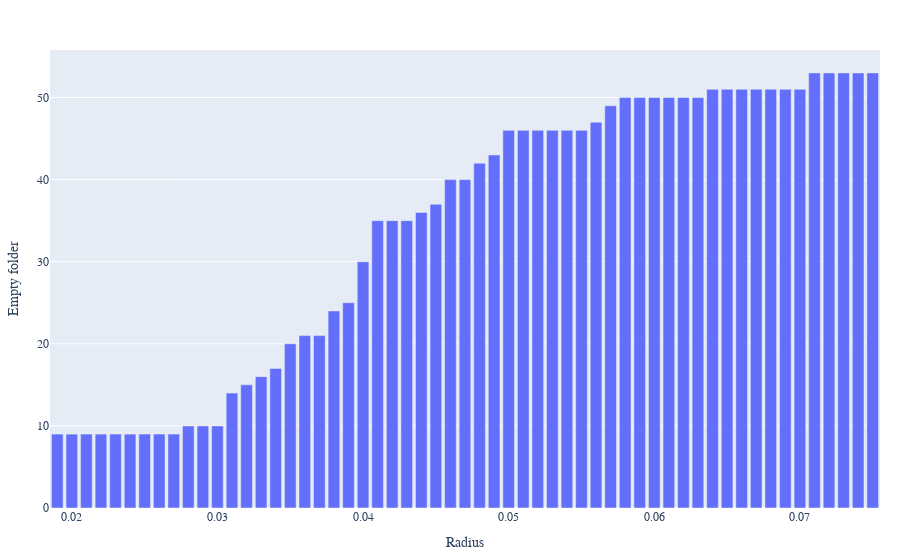

The cell this chart's notebook holds for it:
### Code cell
optimizer.plot_bar_with_latex_font(radius_amount_empty_df, folder_results_iter_type, litype)

### Figure 1 — Plotly figure (JSON) as saved in the notebook; plotly's stock layout.template omitted (floating-point values rounded to 4 significant figures)
{"data": [{"alignmentgroup": "True", "hovertemplate": "radius_type1=%{x}<br>amount_empty=%{y}<extra></extra>", "legendgroup": "", "marker": {"color": "#636efa", "pattern": {"shape": ""}}, "name": "", "offsetgroup": "", "orientation": "v", "showlegend": false, "textposition": "auto", "type": "bar", "x": [0.075, 0.074, 0.073, 0.072, 0.071, 0.07, 0.069, 0.068, 0.067, 0.066, 0.065, 0.064, 0.063, 0.062, 0.061, 0.06, 0.059, 0.058, 0.057, 0.056, 0.055, 0.054, 0.053, 0.052, 0.051, 0.05, 0.049, 0.048, 0.047, 0.046, 0.045, 0.044, 0.043, 0.042, 0.041, 0.04, 0.039, 0.038, 0.037, 0.036, 0.035, 0.034, 0.033, 0.032, 0.031, 0.03, 0.029, 0.028, 0.027, 0.026, 0.025, 0.024, 0.023, 0.022, 0.021, 0.02, 0.019], "xaxis": "x", "y": [53, 53, 53, 53, 53, 51, 51, 51, 51, 51, 51, 51, 50, 50, 50, 50, 50, 50, 49, 47, 46, 46, 46, 46, 46, 46, 43, 42, 40, 40, 37, 36, 35, 35, 35, 30, 25, 24, 21, 21, 20, 17, 16, 15, 14, 10, 10, 10, 9, 9, 9, 9, 9, 9, 9, 9, 9], "yaxis": "y"}], "layout": {"barmode": "relative", "font": {"family": "Serif", "size": 12}, "legend": {"tracegroupgap": 0}, "margin": {"b": 50, "l": 20, "r": 20, "t": 50}, "xaxis": {"anchor": "y", "domain": [0, 1], "title": {"text": "Radius"}}, "yaxis": {"anchor": "x", "domain": [0, 1], "title": {"text": "Empty folder"}}}}
